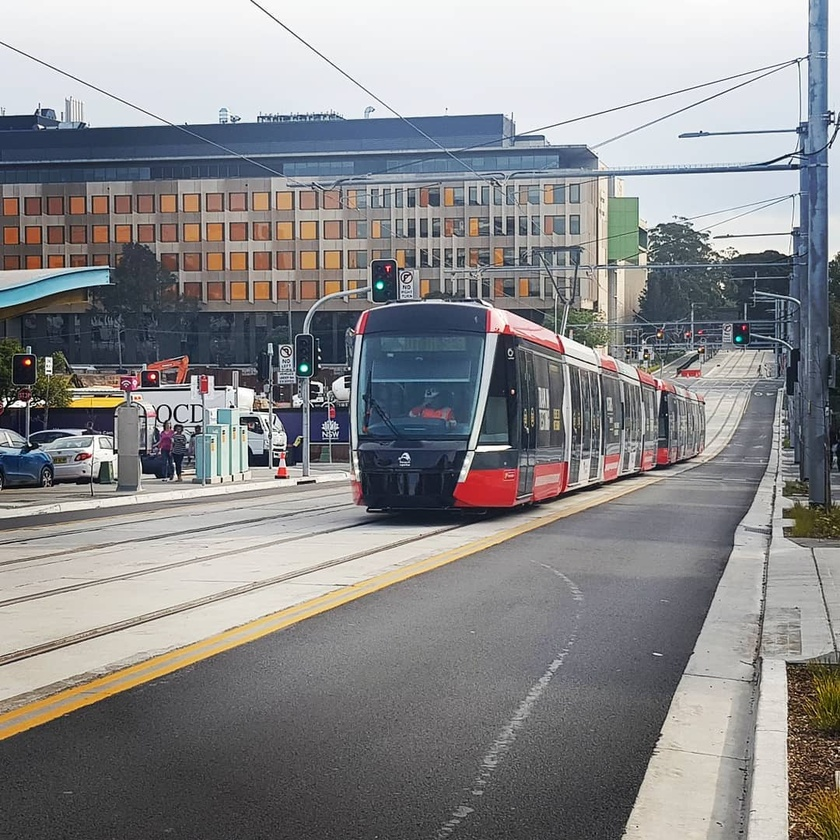
#> input picture Images/Oil-Paint/rail/light_rail.jpg, 840 x 840 px, shrunk from 1080 x 1080 before the run
$ python simpleFilter.py
#> lines starting #> are read from the running program, lines starting #| are printed output that depends on the picture
# The logic to the code is written by sboosi
import numpy as np
import cv2

# Read an image
inputImage = cv2.imread('../Images/Oil-Paint/rail/light_rail.jpg', cv2.IMREAD_COLOR)
#> inputImage is the input picture: shape (840, 840, 3); mean B, G, R 139.4, 137.8, 138.1

if inputImage is None:
    exit('Please check the file location correctly!')

# Display the image
cv2.imshow('Original Image', inputImage)
cv2.waitKey(0)
cv2.destroyAllWindows()

# Splitting the image to B, G, R
b, g, r = cv2.split(inputImage)
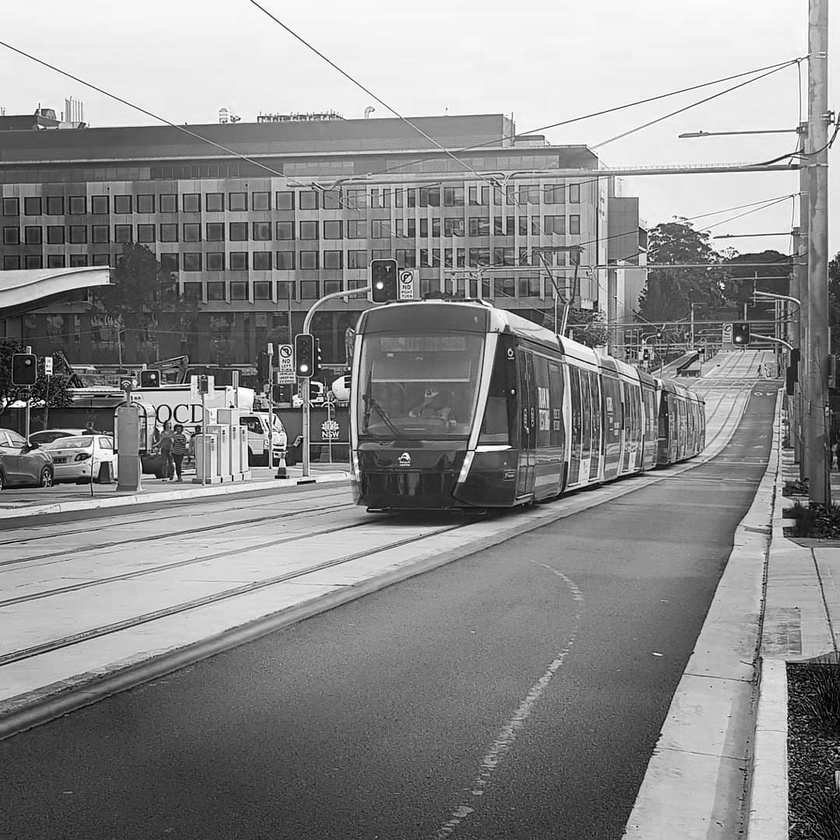
#> b: shape (840, 840); min 0, max 255, mean 139.4
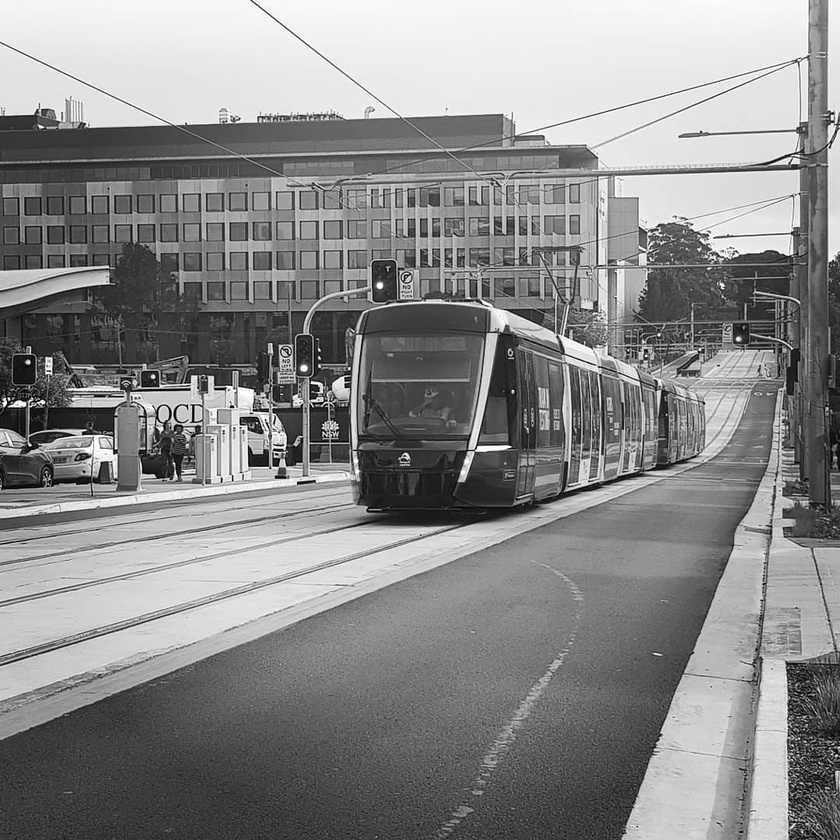
#> g: shape (840, 840); min 0, max 255, mean 137.8
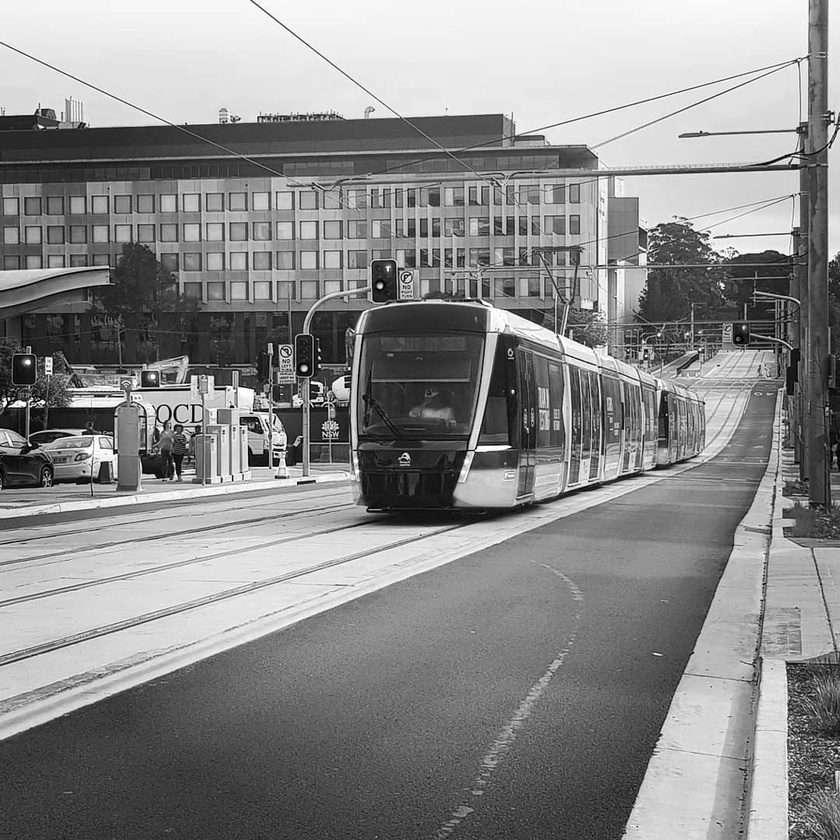
#> r: shape (840, 840); min 0, max 255, mean 138.1
print(b.shape)
#| (840, 840)

# Initialize the GrayImage pixels to the dimensions of the original image
grayImage = np.empty((inputImage.shape[0], inputImage.shape[1]), dtype=np.uint8)

# Create a new image from the original image using the transformation equation
for i in range(inputImage.shape[0]):
    for j in range(inputImage.shape[1]):
        grayImage[i][j] = ((0.299 * r[i][j]) + (0.587 * g[i][j]) + (0.114 * b[i][j]))

# Rounding the pixels to display the output image
outputGrayImage = np.round_(grayImage, decimals=0)

# Store the image by writing it to the images directory
cv2.imwrite('../OutputImages/Oil-Paint/rail/grayImageRailOutput.jpg', outputGrayImage)
